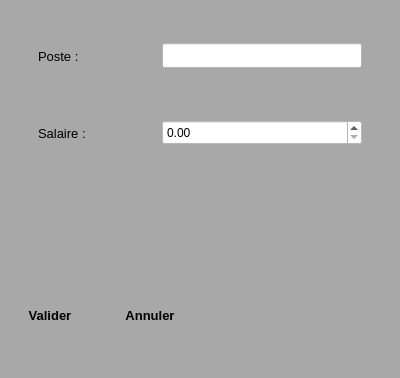
<?xml version="1.0" encoding="UTF-8"?>
<ui version="4.0">
 <class>chargePersonnel</class>
 <widget class="QWidget" name="chargePersonnel">
  <property name="geometry">
   <rect>
    <x>0</x>
    <y>0</y>
    <width>400</width>
    <height>378</height>
   </rect>
  </property>
  <property name="windowTitle">
   <string>Form</string>
  </property>
  <property name="styleSheet">
   <string notr="true">background-color:rgb(168,168,168)</string>
  </property>
  <widget class="QWidget" name="verticalLayoutWidget">
   <property name="geometry">
    <rect>
     <x>20</x>
     <y>0</y>
     <width>361</width>
     <height>191</height>
    </rect>
   </property>
   <layout class="QVBoxLayout" name="verticalLayout">
    <item>
     <layout class="QHBoxLayout" name="horizontalLayout_2">
      <item>
       <widget class="QLabel" name="label_2">
        <property name="minimumSize">
         <size>
          <width>100</width>
          <height>30</height>
         </size>
        </property>
        <property name="maximumSize">
         <size>
          <width>100</width>
          <height>30</height>
         </size>
        </property>
        <property name="font">
         <font>
          <family>Segoe UI</family>
          <pointsize>10</pointsize>
         </font>
        </property>
        <property name="text">
         <string>Poste :</string>
        </property>
       </widget>
      </item>
      <item>
       <widget class="QLineEdit" name="uiPoste">
        <property name="enabled">
         <bool>true</bool>
        </property>
        <property name="minimumSize">
         <size>
          <width>200</width>
          <height>25</height>
         </size>
        </property>
        <property name="maximumSize">
         <size>
          <width>200</width>
          <height>25</height>
         </size>
        </property>
        <property name="font">
         <font>
          <family>Segoe UI</family>
          <pointsize>10</pointsize>
         </font>
        </property>
        <property name="styleSheet">
         <string notr="true">background-color:rgb(255, 255, 255)</string>
        </property>
       </widget>
      </item>
     </layout>
    </item>
    <item>
     <layout class="QHBoxLayout" name="horizontalLayout_3">
      <item>
       <widget class="QLabel" name="label_3">
        <property name="minimumSize">
         <size>
          <width>100</width>
          <height>30</height>
         </size>
        </property>
        <property name="maximumSize">
         <size>
          <width>100</width>
          <height>30</height>
         </size>
        </property>
        <property name="font">
         <font>
          <family>Segoe UI</family>
          <pointsize>10</pointsize>
         </font>
        </property>
        <property name="text">
         <string>Salaire :</string>
        </property>
       </widget>
      </item>
      <item>
       <widget class="QDoubleSpinBox" name="uiSalaire">
        <property name="minimumSize">
         <size>
          <width>200</width>
          <height>25</height>
         </size>
        </property>
        <property name="maximumSize">
         <size>
          <width>200</width>
          <height>25</height>
         </size>
        </property>
        <property name="styleSheet">
         <string notr="true">background-color:rgb(255, 255, 255)</string>
        </property>
        <property name="maximum">
         <double>1000000000.000000000000000</double>
        </property>
       </widget>
      </item>
     </layout>
    </item>
   </layout>
  </widget>
  <widget class="QLabel" name="uiErreur">
   <property name="enabled">
    <bool>true</bool>
   </property>
   <property name="geometry">
    <rect>
     <x>190</x>
     <y>340</y>
     <width>201</width>
     <height>31</height>
    </rect>
   </property>
   <property name="font">
    <font>
     <family>Segoe UI</family>
     <pointsize>10</pointsize>
    </font>
   </property>
   <property name="mouseTracking">
    <bool>true</bool>
   </property>
   <property name="styleSheet">
    <string notr="true">color:rgb(255, 0, 0);</string>
   </property>
   <property name="locale">
    <locale language="French" country="France"/>
   </property>
   <property name="text">
    <string/>
   </property>
   <property name="alignment">
    <set>Qt::AlignCenter</set>
   </property>
  </widget>
  <widget class="QPushButton" name="uiAnnuler">
   <property name="geometry">
    <rect>
     <x>100</x>
     <y>290</y>
     <width>100</width>
     <height>50</height>
    </rect>
   </property>
   <property name="minimumSize">
    <size>
     <width>100</width>
     <height>25</height>
    </size>
   </property>
   <property name="maximumSize">
    <size>
     <width>100</width>
     <height>50</height>
    </size>
   </property>
   <property name="font">
    <font>
     <family>Segoe UI</family>
     <pointsize>10</pointsize>
     <weight>75</weight>
     <bold>true</bold>
    </font>
   </property>
   <property name="styleSheet">
    <string notr="true">border:rgb(255, 255, 255);
</string>
   </property>
   <property name="text">
    <string>Annuler</string>
   </property>
   <property name="icon">
    <iconset>
     <normaloff>ProjectRessources/cancel-icon2.png</normaloff>ProjectRessources/cancel-icon2.png</iconset>
   </property>
   <property name="flat">
    <bool>true</bool>
   </property>
  </widget>
  <widget class="QPushButton" name="uiValider">
   <property name="geometry">
    <rect>
     <x>0</x>
     <y>290</y>
     <width>100</width>
     <height>50</height>
    </rect>
   </property>
   <property name="minimumSize">
    <size>
     <width>100</width>
     <height>50</height>
    </size>
   </property>
   <property name="maximumSize">
    <size>
     <width>100</width>
     <height>50</height>
    </size>
   </property>
   <property name="font">
    <font>
     <family>Segoe UI</family>
     <pointsize>10</pointsize>
     <weight>75</weight>
     <bold>true</bold>
    </font>
   </property>
   <property name="styleSheet">
    <string notr="true">border:rgb(255, 255, 255);</string>
   </property>
   <property name="text">
    <string>Valider</string>
   </property>
   <property name="icon">
    <iconset>
     <normaloff>ProjectRessources/ok-icon.png</normaloff>ProjectRessources/ok-icon.png</iconset>
   </property>
   <property name="flat">
    <bool>true</bool>
   </property>
  </widget>
 </widget>
 <resources/>
 <connections/>
</ui>
